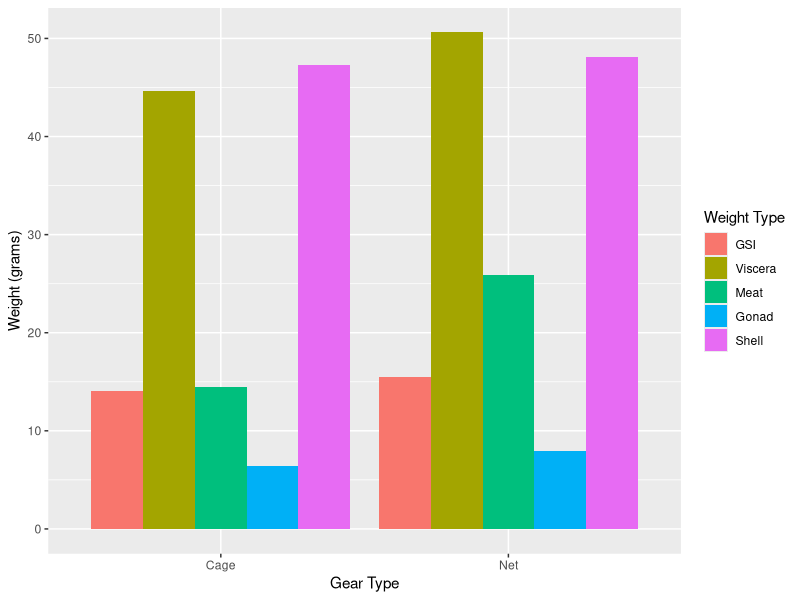
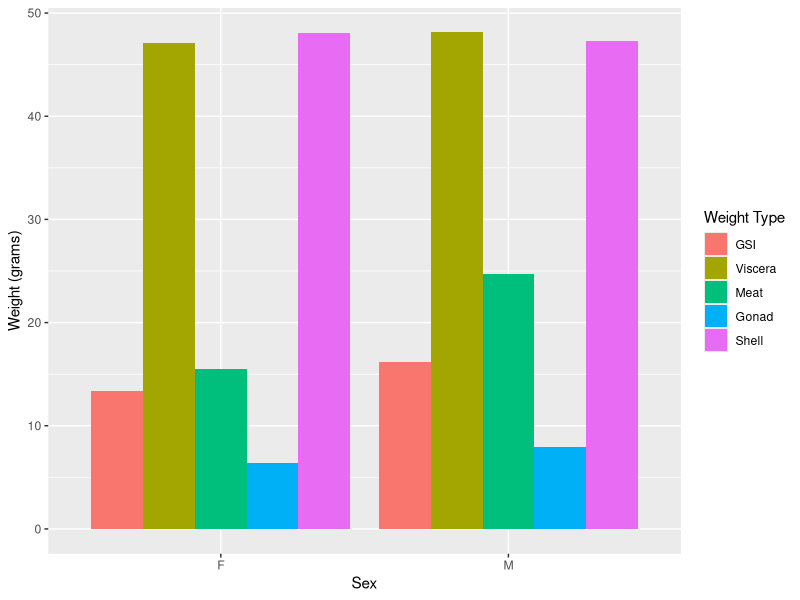

Write the R code that produced these figures, in order.
## ---- chunk 1
library(tidyverse)
library(reshape2)
library(ggplot2)
## ---- chunk 2
GSI_Data_Sheet_cleaned <- read_csv("GSI_Data_Sheet_cleaned.csv")
## ---- chunk 3
gear_GSI <- GSI_Data_Sheet_cleaned %>% group_by(Gear.Type) %>% summarise(GSI = mean(GSI), Viscera = mean(Total.Viscera.Weight.), Meat = mean(Meat.Weight.), Gonad = mean(Gonad.Weight.), Shell = mean(Shell.Weight., na.rm = TRUE))
## ---- chunk 4
gear_GSI_long <- melt(gear_GSI, id = "Gear.Type")
## ---- chunk 5
gear_plot <- ggplot(gear_GSI_long, aes(Gear.Type, value)) + geom_bar(aes(fill = variable), position = "dodge", stat = "identity")
## ---- chunk 6
gear_plot + labs(x= "Gear Type", y = "Weight (grams)", fill = "Weight Type")
## ---- chunk 7
sex_GSI <- GSI_Data_Sheet_cleaned %>% group_by(Sex) %>% summarise(GSI = mean(GSI), Viscera = mean(Total.Viscera.Weight.), Meat = mean(Meat.Weight.), Gonad = mean(Gonad.Weight.), Shell = mean(Shell.Weight., na.rm = TRUE))
## ---- chunk 8
sex_GSI_long <- melt(sex_GSI, id = "Sex")
## ---- chunk 9
sex_plot <- ggplot(sex_GSI_long, aes(Sex, value)) + geom_bar(aes(fill = variable), position = "dodge", stat = "identity")
## ---- chunk 10
sex_plot + labs(y = "Weight (grams)", fill = "Weight Type")
